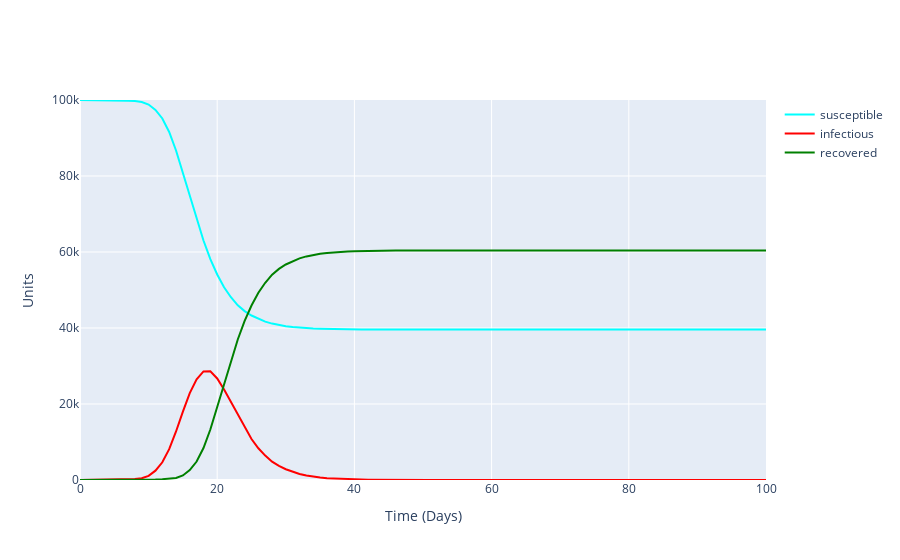

Notebook cell for this chart:
### Markdown cell above
## Plotting how the total number of each infection state evolves over time (average over all simulations)

### Code cell
average_node_count = np.mean(np.asarray(compiled_node_count),axis=0)

fig = go.Figure()
fig.add_trace(go.Scatter(x=np.arange(0,len(average_node_count)), y=[v[0] for v in average_node_count],
                    mode='lines', name='susceptible', line=dict(color='aqua', width=2)))
fig.add_trace(go.Scatter(x=np.arange(0,len(average_node_count)), y=[v[1] for v in average_node_count],
                    mode='lines', name='infectious', line=dict(color='red', width=2)))
fig.add_trace(go.Scatter(x=np.arange(0,len(average_node_count)), y=[v[2] for v in average_node_count],
                    mode='lines', name='recovered', line=dict(color='green', width=2)))
fig.update_layout(xaxis_title='Time (Days)', yaxis_title='Units',yaxis=dict(range=[0, total_units]))
fig.show()

### Figure 1 — Plotly figure (JSON) as saved in the notebook; plotly's stock layout.template omitted (floating-point values rounded to 4 significant figures)
{"data": [{"line": {"color": "aqua", "width": 2}, "mode": "lines", "name": "susceptible", "type": "scatter", "x": [0, 1, 2, 3, 4, 5, 6, 7, 8, 9, 10, 11, 12, 13, 14, 15, 16, 17, 18, 19, 20, 21, 22, 23, 24, 25, 26, 27, 28, 29, 30, 31, 32, 33, 34, 35, 36, 37, 38, 39, 40, 41, 42, 43, 44, 45, 46, 47, 48, 49, 50, 51, 52, 53, 54, 55, 56, 57, 58, 59, 60, 61, 62, 63, 64, 65, 66, 67, 68, 69, 70, 71, 72, 73, 74, 75, 76, 77, 78, 79, 80, 81, 82, 83, 84, 85, 86, 87, 88, 89, 90, 91, 92, 93, 94, 95, 96, 97, 98, 99, 100], "y": [99990, 99981, 99971, 99959, 99942, 99905, 99860, 99788, 99721, 99481, 98814, 97399, 95131, 91601, 86707, 80802, 74526, 68640, 63029, 58116, 54085, 50729, 48099, 45978, 44452, 43287, 42374, 41669, 41157, 40754, 40459, 40254, 40095, 39976, 39886, 39831, 39772, 39721, 39684, 39661, 39644, 39632, 39626, 39618, 39617, 39613, 39611, 39611, 39610, 39608, 39608, 39605, 39604, 39603, 39601, 39597, 39597, 39597, 39596, 39596, 39595, 39594, 39594, 39594, 39593, 39593, 39593, 39593, 39593, 39593, 39593, 39593, 39593, 39593, 39593, 39593, 39593, 39593, 39593, 39593, 39593, 39593, 39593, 39593, 39593, 39593, 39593, 39593, 39593, 39593, 39593, 39593, 39593, 39593, 39593, 39593, 39593, 39593, 39593, 39593, 39593]}, {"line": {"color": "red", "width": 2}, "mode": "lines", "name": "infectious", "type": "scatter", "x": [0, 1, 2, 3, 4, 5, 6, 7, 8, 9, 10, 11, 12, 13, 14, 15, 16, 17, 18, 19, 20, 21, 22, 23, 24, 25, 26, 27, 28, 29, 30, 31, 32, 33, 34, 35, 36, 37, 38, 39, 40, 41, 42, 43, 44, 45, 46, 47, 48, 49, 50, 51, 52, 53, 54, 55, 56, 57, 58, 59, 60, 61, 62, 63, 64, 65, 66, 67, 68, 69, 70, 71, 72, 73, 74, 75, 76, 77, 78, 79, 80, 81, 82, 83, 84, 85, 86, 87, 88, 89, 90, 91, 92, 93, 94, 95, 96, 97, 98, 99, 100], "y": [10, 19, 29, 41, 58, 85, 121, 183, 238, 461, 1091, 2461, 4657, 8120, 12774, 18012, 22873, 26491, 28572, 28591, 26717, 23797, 20541, 17051, 13664, 10798, 8355, 6430, 4821, 3698, 2828, 2120, 1574, 1181, 868, 628, 482, 374, 292, 225, 187, 140, 95, 66, 44, 31, 21, 15, 8, 9, 5, 6, 7, 7, 7, 11, 8, 7, 7, 5, 2, 3, 3, 2, 3, 2, 1, 1, 1, 0, 0, 0, 0, 0, 0, 0, 0, 0, 0, 0, 0, 0, 0, 0, 0, 0, 0, 0, 0, 0, 0, 0, 0, 0, 0, 0, 0, 0, 0, 0, 0]}, {"line": {"color": "green", "width": 2}, "mode": "lines", "name": "recovered", "type": "scatter", "x": [0, 1, 2, 3, 4, 5, 6, 7, 8, 9, 10, 11, 12, 13, 14, 15, 16, 17, 18, 19, 20, 21, 22, 23, 24, 25, 26, 27, 28, 29, 30, 31, 32, 33, 34, 35, 36, 37, 38, 39, 40, 41, 42, 43, 44, 45, 46, 47, 48, 49, 50, 51, 52, 53, 54, 55, 56, 57, 58, 59, 60, 61, 62, 63, 64, 65, 66, 67, 68, 69, 70, 71, 72, 73, 74, 75, 76, 77, 78, 79, 80, 81, 82, 83, 84, 85, 86, 87, 88, 89, 90, 91, 92, 93, 94, 95, 96, 97, 98, 99, 100], "y": [0, 0, 0, 0, 0, 10, 19, 29, 41, 58, 95, 140, 212, 279, 519, 1186, 2601, 4869, 8399, 13293, 19198, 25474, 31360, 36971, 41884, 45915, 49271, 51901, 54022, 55548, 56713, 57626, 58331, 58843, 59246, 59541, 59746, 59905, 60024, 60114, 60169, 60228, 60279, 60316, 60339, 60356, 60368, 60374, 60382, 60383, 60387, 60389, 60389, 60390, 60392, 60392, 60395, 60396, 60397, 60399, 60403, 60403, 60403, 60404, 60404, 60405, 60406, 60406, 60406, 60407, 60407, 60407, 60407, 60407, 60407, 60407, 60407, 60407, 60407, 60407, 60407, 60407, 60407, 60407, 60407, 60407, 60407, 60407, 60407, 60407, 60407, 60407, 60407, 60407, 60407, 60407, 60407, 60407, 60407, 60407, 60407]}], "layout": {"xaxis": {"title": {"text": "Time (Days)"}}, "yaxis": {"range": [0, 100000], "title": {"text": "Units"}}}}
